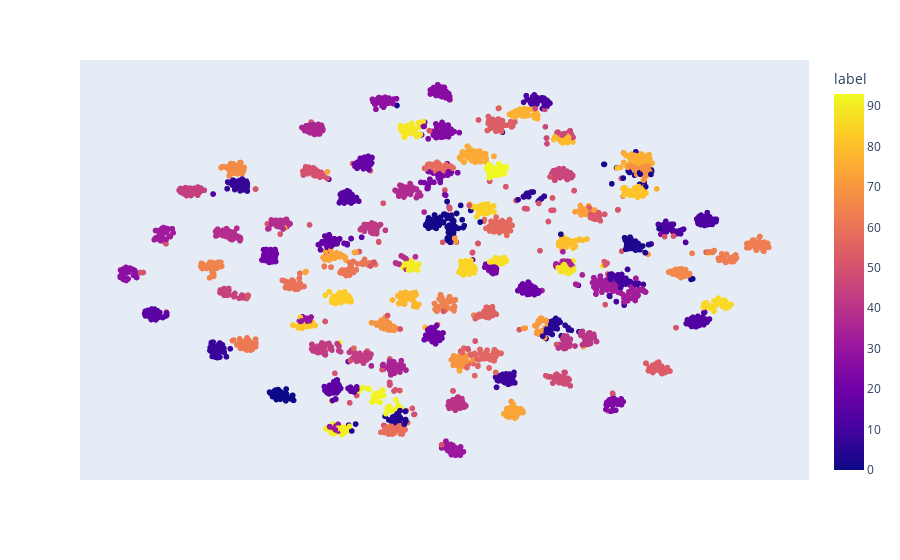

Here is the notebook cell this chart was saved with:
### Markdown cell above
### Visualize Clusters with t-SNE

### Code cell
# 2D t-SNE plot
tsne = TSNE(n_components=2, random_state=0)
X = tsne.fit_transform(np.array(outputs))
df = pd.DataFrame(X, columns=['x', 'y'])
df['label'] = labels

fig = px.scatter(df, x='x', y='y', color='label', color_discrete_sequence=px.colors.qualitative.G10)
fig.update_layout(scene=dict(xaxis_title='X', yaxis_title='Y'), showlegend=False,    xaxis=dict(visible=False), yaxis=dict(visible=False),)
fig.show()

### Figure 1 — Plotly figure (JSON) as saved in the notebook; plotly's stock layout.template omitted (floating-point values rounded to 4 significant figures; data arrays with more than 128 entries replaced by an {"elided": "..."} marker saying what was removed)
{"data": [{"hovertemplate": "x=%{x}<br>y=%{y}<br>label=%{marker.color}<extra></extra>", "legendgroup": "", "marker": {"color": {"elided": "5399 int values"}, "coloraxis": "coloraxis", "symbol": "circle"}, "mode": "markers", "name": "", "showlegend": false, "type": "scattergl", "x": {"elided": "5399 float values"}, "xaxis": "x", "y": {"elided": "5399 float values"}, "yaxis": "y"}], "layout": {"coloraxis": {"colorbar": {"title": {"text": "label"}}, "colorscale": [[0, "#0d0887"], [0.1111, "#46039f"], [0.2222, "#7201a8"], [0.3333, "#9c179e"], [0.4444, "#bd3786"], [0.5556, "#d8576b"], [0.6667, "#ed7953"], [0.7778, "#fb9f3a"], [0.8889, "#fdca26"], [1, "#f0f921"]]}, "legend": {"tracegroupgap": 0}, "margin": {"t": 60}, "scene": {"xaxis": {"title": {"text": "X"}}, "yaxis": {"title": {"text": "Y"}}}, "showlegend": false, "xaxis": {"anchor": "y", "domain": [0, 1], "title": {"text": "x"}, "visible": false}, "yaxis": {"anchor": "x", "domain": [0, 1], "title": {"text": "y"}, "visible": false}}}
